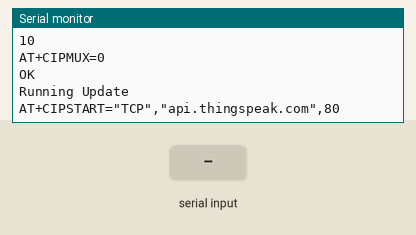
Bench run of a sketch on a simulated Arduino Leonardo, built with avr-gcc and run on an emulated ATmega32U4. On the bench: the last lines printed to the serial monitor. The inputs (shaded band) are chosen by the test bench. The modem accepts every AT command (registered, SIM ready, sends succeed) and sends nothing else.

Above: at 10.2 s.
10.3 s: "1" received over the second serial link
At 11.6 s:
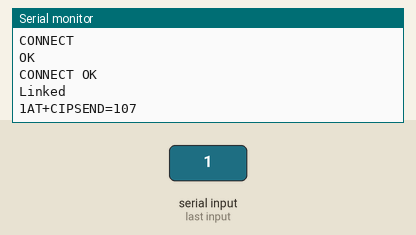
12.5 s: "0" received over the second serial link
At 16.2 s:
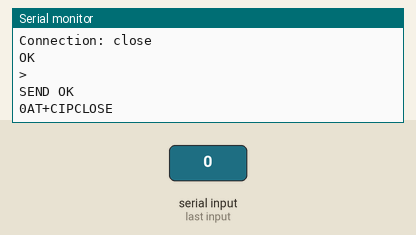
Timing chart, 0 to 17.7 s (numbered marks = the images above; inputs shaded):
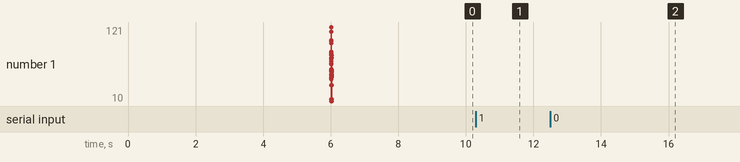

Measured:
- after the input at 10.3 s, the serial monitor: prints a new line after 0.70 s (image 1)
- after the input at 12.5 s, the serial monitor: prints a new line after 2.5 s (image 2)

The sketch:

ESP8266-ThingSpeakCode.ino
```cpp
/*  This program makes a single web request to a web server.
 *  This code works with the ESP8266 AI_THINKER MODULES
 *
 *  Run the following three commands in the serial monitor
 *  before loading this program on the Arduino.
 *
 *  Put the ESP8266 into client mode
 *  AT+CWMODE=1
 *
 *  Setup Wifi creditentials
 *  AT+CWJAP="SSID","PASSWORD"
 *
 *  Use this if you are at the college
 *  AT+CWJAP="Georgian",""
 */
String writeAPIKey = "PUT YOUR API KEY HERE";  //Put your ThingSpeak Write API key here.
unsigned int interval = 60000;  //Update every Minute
long int now=0, previous=-50000; //Used to hold time variables.
#define DST_IP "api.thingspeak.com"  //Thingspeak Server

void setup() {
  Serial.begin(9600);  // Open serial Connection to Computer
  Serial1.begin(115200);  // Open serial Connection to ESP8266

    while (!Serial) {// wait for serial port to connect. Needed for Leonardo only
  }

  Serial.println("Thingspeak Demo");
  Serial1.println("AT+RST");  //Issue Reset Command
  Serial.println("AT+RST");
  delay(1000);

  //DEBUG LOOP- display ESP output to serial Monitor.
  while (Serial1.available()) {
  Serial.println(Serial1.read());
  }
  Serial.println("AT+CWMODE=1");
  Serial1.println("AT+CWMODE=1");  //Set single client mode.
  delay(5000);

  Serial.println("AT+CIFSR");
  Serial1.println("AT+CIFSR"); //Display IP Information

  //DEBUG LOOP- display ESP output to serial Monitor.
  while (Serial1.available()) {
  Serial.println(Serial1.read());
  }
  delay(1000);

  Serial.println("AT+CIPMUX=0");
  Serial1.println("AT+CIPMUX=0");  //Sets up Single connection mode.
  delay(1000);

  //DEBUG LOOP- display ESP output to serial Monitor.
  while (Serial1.available()) {
    Serial.write(Serial1.read());
  }
  delay(1000);
}

void loop()
{
now=millis(); //Get the current time.
if(now - previous >= interval){  //Check to see if it's time to run.
  previous = now;
  Serial.println("Running Update");
  updateThingSpeak();
  }
}

void updateThingSpeak(){
  //int temp = (5.0 * analogRead(A2) * 100.0) / 1024; //Read the temp
  int temp =  analogRead(A0)/100; //Read the temp

   //Builds the connection string for the ESP8266
    String cmd = "AT+CIPSTART=\"TCP\",\"";
    cmd += DST_IP;
    cmd += "\",80";
    Serial1.println(cmd);  //Run the command
    Serial.println(cmd);    //Print this to the debug window
    delay(1000);

    //DEBUG LOOP- display ESP output to serial Monitor.
    while (Serial1.available()) {
    Serial.write(Serial1.read());
    }

   //I NEED TO UPDATE THIS IF STATEMENT TO MAKE SURE CONNECTION WORKED
  //if (client.connect(thingSpeakAddress, 80)){
    String httpcmd="GET /update?api_key=";
    httpcmd += writeAPIKey+"&field1=";
    httpcmd += temp;
    httpcmd += " HTTP/1.1\r\n";
    httpcmd += "Host: api.thingspeak.com\n";
    httpcmd += "Connection: close\r\n\r\n";

    Serial.print("AT+CIPSEND=");
    Serial.println(httpcmd.length());

    Serial1.print("AT+CIPSEND=");
    Serial1.println(httpcmd.length());
    delay(1000);

    Serial.print(">");
    Serial1.println(httpcmd);
    Serial.println(httpcmd);
    delay(3000);

    //DEBUG LOOP- display ESP output to serial Monitor.
     while (Serial1.available()) {
      Serial.write(Serial1.read());
      }

    Serial.println("AT+CIPCLOSE");
    Serial1.println("AT+CIPCLOSE"); //Close the Web Connection
}
```
